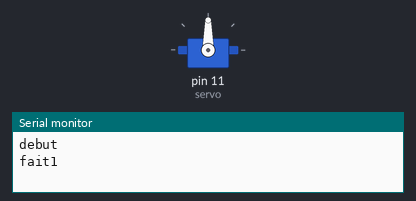
A sketch run on a simulated Arduino Uno, built with avr-gcc and run on an emulated ATmega328P. Shown: servo, the last lines printed to the serial monitor.

Above: at 1.05 s.
At 3.0 s:
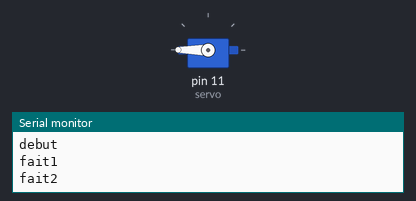
At 5.0 s:
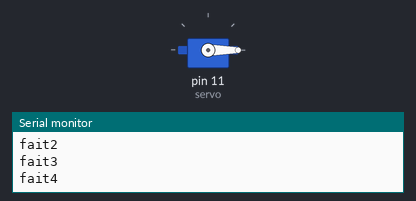
Timing chart, 0 to 6.2 s (numbered marks = the images above):
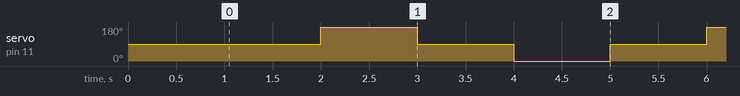

Measured:
- by itself, servo on pin 11 (servo): repeats every 4.0 s: 90° 1.0 s, 0° 1.0 s, 90° 1.0 s, 180° 1.0 s

The sketch:

test_angles.ino.ino
```cpp
#include <Servo.h>  //bibliothèque servo
Servo servo;        //on défini servo comme sevomoteur
int angle;

void setup() {
  Serial.begin(9600);
  servo.attach(11);
  servo.write(90);
  delay(1000);
  Serial.println("debut");
}
void loop() {
  servo.write(90);
  Serial.println("fait1");
  delay(1000);
  servo.write(180);
  Serial.println("fait2");
  delay(1000);
  servo.write(90);
  Serial.println("fait3");
  delay(1000);
  servo.write(0);
  Serial.println("fait4");
  delay(1000);
}
```
